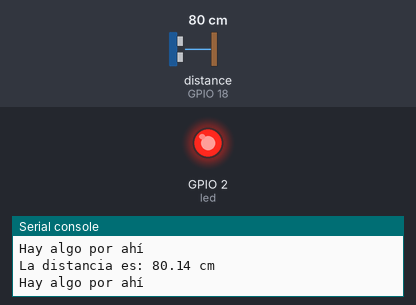
The program below on a simulated ESP32 board running MicroPython. Shown: output pins drawn as LEDs (lit = HIGH), the last lines printed to the serial console. Wiring (from the project's diagram.json): red LED on GPIO 2. The inputs (shaded band) are chosen by the test bench; at power-on: distance to the obstacle (sensor on GPIO 18) 80 cm. The echo pulse lasts 58.3 µs per cm; library files of the repository ran but are not shown: hcsr04.py; pins used as bus, display or sensor lines are not drawn.

Above: at 1.2 s.
1.3 s: distance to the obstacle (sensor on GPIO 18) set to 32 cm
2.8 s: distance to the obstacle (sensor on GPIO 18) set to 26 cm
At 4.2 s:
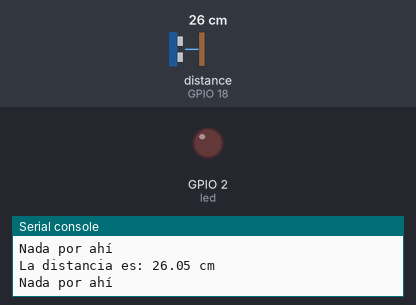
4.5 s: distance to the obstacle (sensor on GPIO 18) set to 35 cm
At 5.6 s:
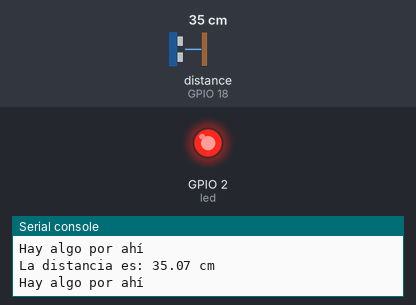
6.0 s: distance to the obstacle (sensor on GPIO 18) set to 2 cm
At 7.1 s:
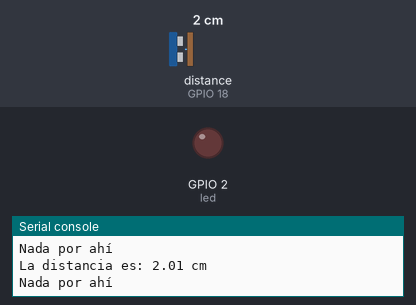
Timing chart, 0 to 8.5 s (numbered marks = the images above; inputs shaded):
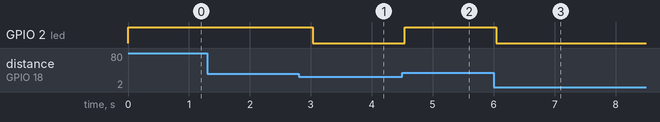

Measured:
- the behaviour switches between 30 and 29 cm on distance to the obstacle (sensor on GPIO 18) (found by bisection; images 0 and 1)
- after the input at 2.8 s, GPIO 2 (led): HIGH → LOW after 0.23 s
- after the input at 4.5 s, GPIO 2 (led): LOW → HIGH at once
- after the input at 6.0 s, GPIO 2 (led): HIGH → LOW after 0.05 s

The program:

main.py
```python
from machine import Pin
import time
from hcsr04 import HCSR04

# Configuración de los pines del HCSR04
medidor = HCSR04(trigger_pin=5, echo_pin=18)

# Configuración del pin para el LED
led = Pin(2, Pin.OUT)

while True:
    try:
        # Obtener la distancia en centímetros
        distancia = medidor.distance_cm()
        print("La distancia es:", distancia, "cm")

        # Encender o apagar el LED basado en la distancia
        if distancia >= 30:
            led.value(1)  # Enciende el LED si la distancia es mayor o igual a 30
            print("Hay algo por ahí")
        else:
            led.value(0)  # Apaga el LED si la distancia es menor a 30
            print("Nada por ahí")

    except Exception as e:
        print("Error al leer el sensor:", e)

    time.sleep(0.5)  # Pausa de medio segundo antes de la siguiente medición
```
